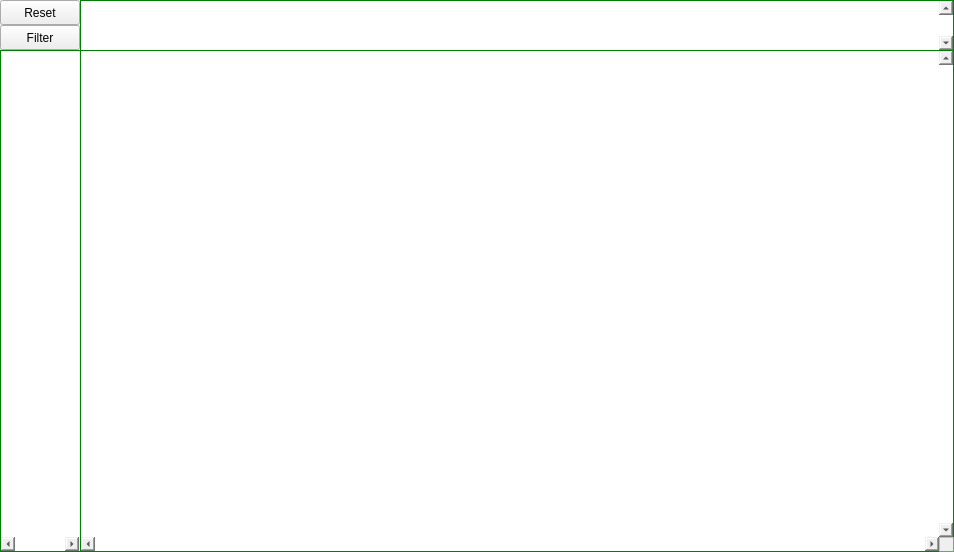
<?xml version="1.0" encoding="UTF-8"?>
<ui version="4.0">
 <class>WRoomChart</class>
 <widget class="QWidget" name="WRoomChart">
  <property name="geometry">
   <rect>
    <x>0</x>
    <y>0</y>
    <width>954</width>
    <height>552</height>
   </rect>
  </property>
  <property name="windowTitle">
   <string>Reservation info</string>
  </property>
  <layout class="QGridLayout" name="gridLayout">
   <property name="leftMargin">
    <number>0</number>
   </property>
   <property name="topMargin">
    <number>0</number>
   </property>
   <property name="rightMargin">
    <number>0</number>
   </property>
   <property name="bottomMargin">
    <number>0</number>
   </property>
   <property name="spacing">
    <number>0</number>
   </property>
   <item row="4" column="1">
    <widget class="QGraphicsView" name="mainView">
     <property name="styleSheet">
      <string notr="true">border: 1px solid green;</string>
     </property>
     <property name="frameShape">
      <enum>QFrame::StyledPanel</enum>
     </property>
     <property name="frameShadow">
      <enum>QFrame::Plain</enum>
     </property>
     <property name="verticalScrollBarPolicy">
      <enum>Qt::ScrollBarAlwaysOn</enum>
     </property>
     <property name="horizontalScrollBarPolicy">
      <enum>Qt::ScrollBarAlwaysOn</enum>
     </property>
     <property name="alignment">
      <set>Qt::AlignLeading|Qt::AlignLeft|Qt::AlignTop</set>
     </property>
    </widget>
   </item>
   <item row="0" column="1">
    <widget class="QGraphicsView" name="dateView">
     <property name="minimumSize">
      <size>
       <width>0</width>
       <height>50</height>
      </size>
     </property>
     <property name="maximumSize">
      <size>
       <width>16777215</width>
       <height>50</height>
      </size>
     </property>
     <property name="styleSheet">
      <string notr="true">border-top: 1px solid green;
border-left: 1px solid green;
border-right: 1px solid green;</string>
     </property>
     <property name="frameShape">
      <enum>QFrame::NoFrame</enum>
     </property>
     <property name="frameShadow">
      <enum>QFrame::Plain</enum>
     </property>
     <property name="verticalScrollBarPolicy">
      <enum>Qt::ScrollBarAlwaysOn</enum>
     </property>
     <property name="horizontalScrollBarPolicy">
      <enum>Qt::ScrollBarAlwaysOff</enum>
     </property>
     <property name="alignment">
      <set>Qt::AlignLeading|Qt::AlignLeft|Qt::AlignTop</set>
     </property>
    </widget>
   </item>
   <item row="4" column="0">
    <widget class="QGraphicsView" name="roomView">
     <property name="maximumSize">
      <size>
       <width>80</width>
       <height>16777215</height>
      </size>
     </property>
     <property name="styleSheet">
      <string notr="true">border-top: 1px solid green;
border-left: 1px solid green;
border-bottom: 1px solid green;</string>
     </property>
     <property name="frameShape">
      <enum>QFrame::StyledPanel</enum>
     </property>
     <property name="verticalScrollBarPolicy">
      <enum>Qt::ScrollBarAlwaysOff</enum>
     </property>
     <property name="horizontalScrollBarPolicy">
      <enum>Qt::ScrollBarAlwaysOn</enum>
     </property>
     <property name="alignment">
      <set>Qt::AlignLeading|Qt::AlignLeft|Qt::AlignTop</set>
     </property>
    </widget>
   </item>
   <item row="0" column="0">
    <widget class="QWidget" name="widget" native="true">
     <property name="maximumSize">
      <size>
       <width>16777215</width>
       <height>52</height>
      </size>
     </property>
     <layout class="QVBoxLayout" name="verticalLayout">
      <property name="spacing">
       <number>0</number>
      </property>
      <property name="leftMargin">
       <number>0</number>
      </property>
      <property name="topMargin">
       <number>0</number>
      </property>
      <property name="rightMargin">
       <number>0</number>
      </property>
      <property name="bottomMargin">
       <number>0</number>
      </property>
      <item>
       <widget class="QPushButton" name="btnReset">
        <property name="sizePolicy">
         <sizepolicy hsizetype="Minimum" vsizetype="Preferred">
          <horstretch>0</horstretch>
          <verstretch>0</verstretch>
         </sizepolicy>
        </property>
        <property name="text">
         <string>Reset</string>
        </property>
       </widget>
      </item>
      <item>
       <widget class="QPushButton" name="btnFilter">
        <property name="sizePolicy">
         <sizepolicy hsizetype="Minimum" vsizetype="Preferred">
          <horstretch>0</horstretch>
          <verstretch>0</verstretch>
         </sizepolicy>
        </property>
        <property name="text">
         <string>Filter</string>
        </property>
       </widget>
      </item>
     </layout>
    </widget>
   </item>
  </layout>
 </widget>
 <resources/>
 <connections/>
</ui>
